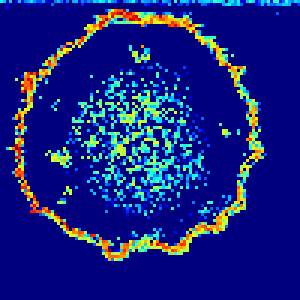
#> input picture guiSavedImages/caffineSample.bmp, 100 x 100 px, found by its file name (shown 3 times larger)
$ python overlap.py
#> lines starting #> are read from the running program, lines starting #| are printed output that depends on the picture
import cv2
import numpy as np

def overlay_images(microscope_img, intensity_img, colormap=cv2.COLORMAP_JET):
    # Convert intensity image to colormap
    intensity_colormap = cv2.applyColorMap(intensity_img, colormap)

    # Preprocess the images (resize if necessary)
    if microscope_img.shape != intensity_colormap.shape:
        intensity_colormap = cv2.resize(intensity_colormap, (microscope_img.shape[1], microscope_img.shape[0]))

    # Convert images to grayscale
    microscope_gray = cv2.cvtColor(microscope_img, cv2.COLOR_BGR2GRAY)
    intensity_gray = cv2.cvtColor(intensity_colormap, cv2.COLOR_BGR2GRAY)

    # Perform image registration
    warp_mode = cv2.MOTION_TRANSLATION  # Change if needed (e.g., cv2.MOTION_EUCLIDEAN)
    warp_matrix = np.eye(2, 3, dtype=np.float32)
    criteria = (cv2.TERM_CRITERIA_EPS | cv2.TERM_CRITERIA_COUNT, 1000, 1e-7)
    _, warp_matrix = cv2.findTransformECC(intensity_gray, microscope_gray, warp_matrix, warp_mode, criteria)

    # Warp the intensity image
    aligned_intensity = cv2.warpAffine(intensity_colormap, warp_matrix, (microscope_img.shape[1], microscope_img.shape[0]), flags=cv2.INTER_LINEAR + cv2.WARP_INVERSE_MAP)

    # Overlay the aligned intensity image on the microscope image
    overlay = cv2.addWeighted(microscope_img, 0.7, aligned_intensity, 0.3, 0)

    return overlay

# Example usage
microscope_img = cv2.imread('11 1.jpg')
intensity_img = cv2.imread('guiSavedImages\caffineSample.bmp', cv2.IMREAD_GRAYSCALE)
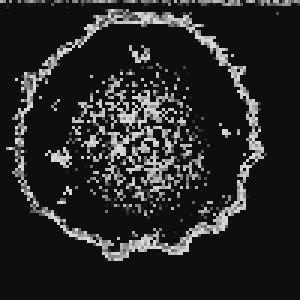
#> intensity_img: shape (100, 100) (shown 3 times larger); min 14, max 221, mean 40.2

overlay = overlay_images(microscope_img, intensity_img)
#> in overlay_images, `intensity_colormap = cv2.applyColorMap(intensity_img, colormap)`:
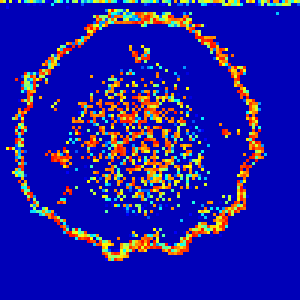
#> intensity_colormap: shape (100, 100, 3) (shown 3 times larger); mean B, G, R 163.4, 27.1, 33.7
#> (the run stopped early here; a loop or call above may not have finished)
